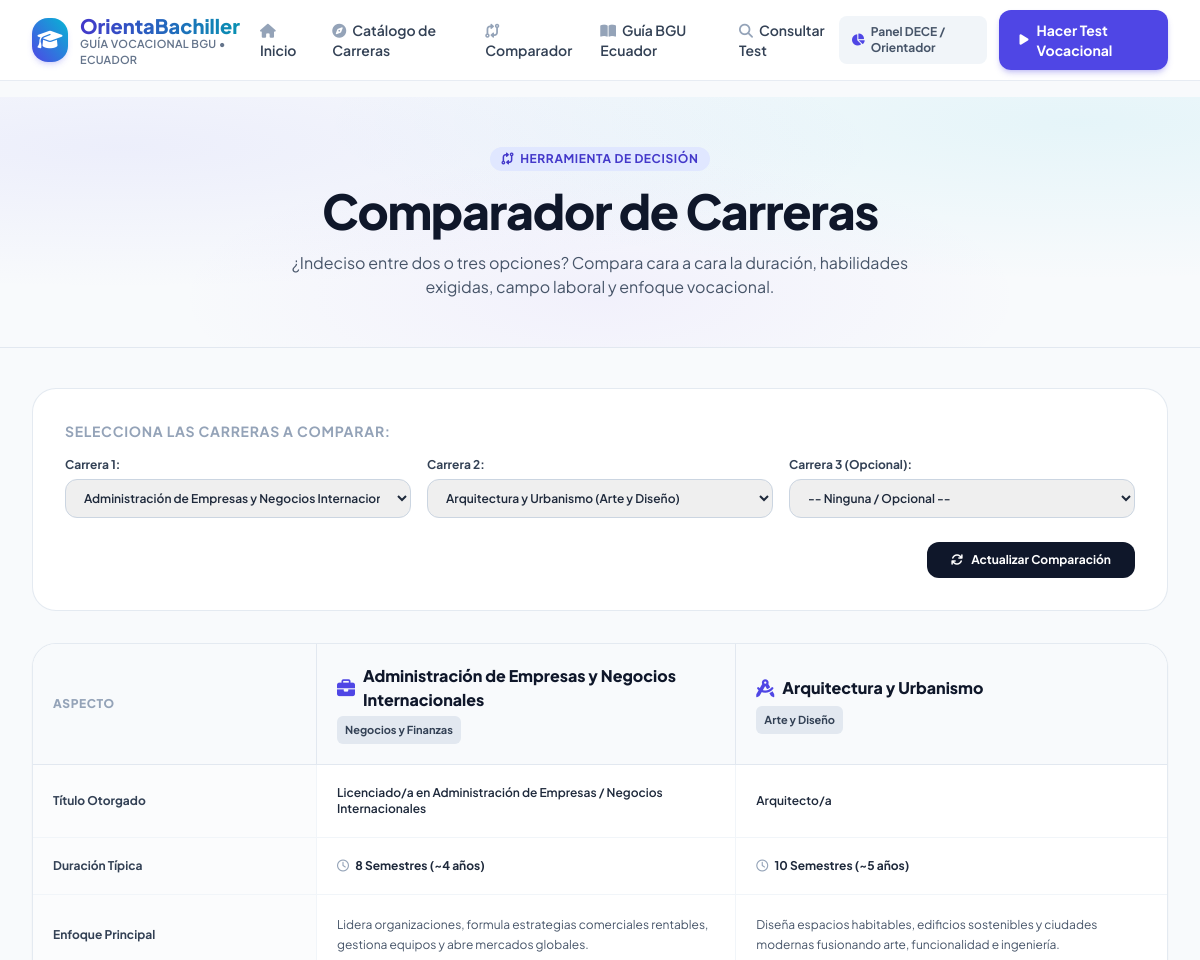
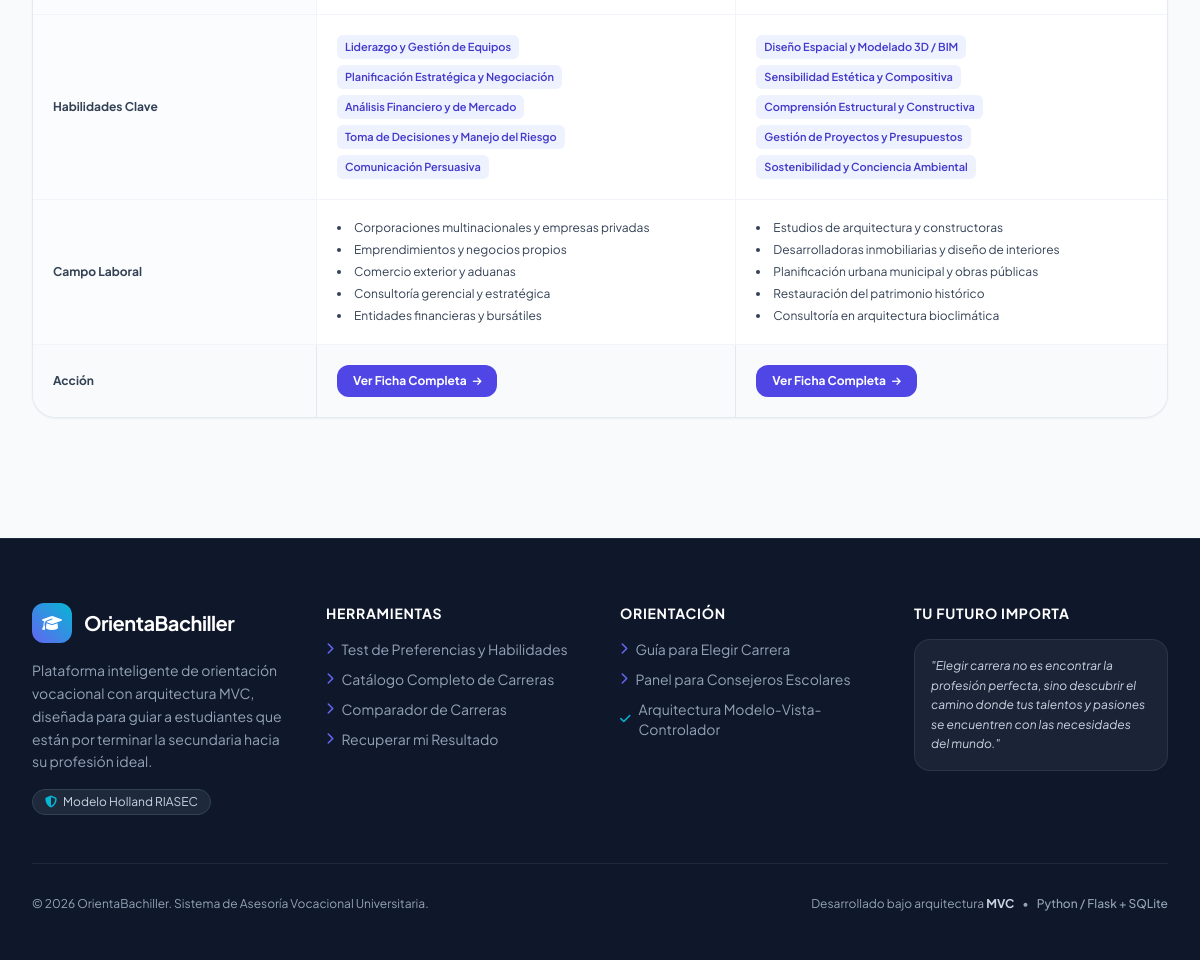
Page /comparador on the committed database (2 pictures, top to bottom).
### tables this page shows
CREATE TABLE careers (
        id INTEGER PRIMARY KEY AUTOINCREMENT,
        name TEXT NOT NULL,
        slug TEXT UNIQUE NOT NULL,
        category TEXT NOT NULL,
        icon TEXT NOT NULL,
        short_description TEXT NOT NULL,
        full_description TEXT NOT NULL,
        duration_semesters INTEGER NOT NULL,
        degree_title TEXT NOT NULL,
        labor_market TEXT NOT NULL,
        key_skills TEXT NOT NULL,
        typical_subjects TEXT NOT NULL,
        reasons_to_study TEXT NOT NULL,
        riasec_r REAL NOT NULL DEFAULT 0.0,
        riasec_i REAL NOT NULL DEFAULT 0.0,
        riasec_a REAL NOT NULL DEFAULT 0.0,
        riasec_s REAL NOT NULL DEFAULT 0.0,
        riasec_e REAL NOT NULL DEFAULT 0.0,
        riasec_c REAL NOT NULL DEFAULT 0.0,
        skill_logic_math REAL NOT NULL DEFAULT 0.0,
        skill_verbal REAL NOT NULL DEFAULT 0.0,
        skill_spatial_creative REAL NOT NULL DEFAULT 0.0,
        skill_social_leadership REAL NOT NULL DEFAULT 0.0,
        skill_technical_manual REAL NOT NULL DEFAULT 0.0,
        skill_scientific_research REAL NOT NULL DEFAULT 0.0
    );

### app/controllers/main_controller.py (the view)
@main_bp.route('/comparador')
def compare_careers():
    all_careers = Career.get_all()
    c1_id = request.args.get('c1', type=int)
    c2_id = request.args.get('c2', type=int)
    c3_id = request.args.get('c3', type=int)
    selected_ids = [cid for cid in [c1_id, c2_id, c3_id] if cid]
    if not selected_ids and len(all_careers) >= 2:
        selected_ids = [all_careers[0]['id'], all_careers[1]['id']]
    selected_careers = Career.get_multiple_by_ids(selected_ids)
    return render_template('careers/compare.html', all_careers=all_careers, selected_careers=selected_careers, selected_ids=selected_ids)

### app/models/career_model.py (called while the page is built)
    @staticmethod
    def _parse_row(row):
        if not row:
            return None
        item = dict(row)
        for field in ['labor_market', 'key_skills', 'typical_subjects', 'reasons_to_study']:
            if field in item and isinstance(item[field], str):
                try:
                    item[field] = json.loads(item[field])
                except Exception:
                    item[field] = []
        return item

    @classmethod
    def get_all(cls, category=None, search_term=None):
        conn = get_db_connection()
        query = "SELECT * FROM careers WHERE 1=1"
        params = []
        if category and category != 'all':
            query += " AND category = ?"
            params.append(category)
        if search_term:
            query += " AND (name LIKE ? OR short_description LIKE ? OR category LIKE ?)"
            term = f"%{search_term}%"
            params.extend([term, term, term])
        query += " ORDER BY name ASC"
        rows = conn.execute(query, params).fetchall()
        conn.close()
        return [cls._parse_row(r) for r in rows]

    @classmethod
    def get_multiple_by_ids(cls, ids):
        if not ids:
            return []
        conn = get_db_connection()
        placeholders = ','.join('?' for _ in ids)
        rows = conn.execute(f"SELECT * FROM careers WHERE id IN ({placeholders})", ids).fetchall()
        conn.close()
        careers_dict = {r['id']: cls._parse_row(r) for r in rows}
        return [careers_dict[cid] for cid in ids if cid in careers_dict]

### app/models/database.py (called while the page is built)
def get_db_connection():
    db_path = Config.DATABASE_PATH
    os.makedirs(os.path.dirname(db_path), exist_ok=True)
    conn = sqlite3.connect(db_path)
    conn.row_factory = sqlite3.Row
    return conn

### app/templates/careers/compare.html (shortened to what this page needs)
{% extends "base.html" %}
{% block content %}
<div class="bg-mesh-gradient py-12 border-b border-slate-200">
    <div class="max-w-7xl mx-auto px-4 sm:px-6 lg:px-8 text-center space-y-4">
        <span class="inline-flex items-center gap-1.5 px-3 py-1 rounded-full bg-brand-100 text-brand-700 text-xs font-bold uppercase tracking-wider">
            <i class="fa-solid fa-code-compare"></i> Herramienta de Decisión
        </span>
        <h1 class="text-3xl sm:text-5xl font-extrabold text-slate-900 tracking-tight">Comparador de Carreras</h1>
        <p class="text-base text-slate-600 max-w-2xl mx-auto">
            ¿Indeciso entre dos o tres opciones? Compara cara a cara la duración, habilidades exigidas, campo laboral y enfoque vocacional.
        </p>
    </div>
</div>
<div class="max-w-7xl mx-auto px-4 sm:px-6 lg:px-8 py-10 space-y-8">
    <div class="bg-white rounded-3xl p-6 sm:p-8 border border-slate-200/90 shadow-xs">
        <h2 class="text-sm font-bold uppercase tracking-wider text-slate-400 mb-4">Selecciona las carreras a comparar:</h2>
        <form action="{{ url_for('main.compare_careers') }}" method="GET" class="grid grid-cols-1 sm:grid-cols-3 gap-4">
            <div>
                <label class="block text-xs font-bold text-slate-700 mb-1.5">Carrera 1:</label>
                <select name="c1" class="w-full px-3.5 py-2.5 rounded-xl border border-slate-300 text-xs font-semibold text-slate-800 focus:border-brand-500 focus:ring-2 focus:ring-brand-200">
                    {% for c in all_careers %}
                    <option value="{{ c.id }}" {% if selected_ids|length > 0 and selected_ids[0] == c.id %}selected{% endif %}>
                        {{ c.name }} ({{ c.category }})
                    </option>
                    {% endfor %}
                </select>
            </div>
            <div>
                <label class="block text-xs font-bold text-slate-700 mb-1.5">Carrera 2:</label>
                <select name="c2" class="w-full px-3.5 py-2.5 rounded-xl border border-slate-300 text-xs font-semibold text-slate-800 focus:border-brand-500 focus:ring-2 focus:ring-brand-200">
                    {% for c in all_careers %}
                    <option value="{{ c.id }}" {% if selected_ids|length > 1 and selected_ids[1] == c.id %}selected{% endif %}>
                        {{ c.name }} ({{ c.category }})
                    </option>
                    {% endfor %}
                </select>
            </div>
            <div>
                <label class="block text-xs font-bold text-slate-700 mb-1.5">Carrera 3 (Opcional):</label>
                <select name="c3" class="w-full px-3.5 py-2.5 rounded-xl border border-slate-300 text-xs font-semibold text-slate-800 focus:border-brand-500 focus:ring-2 focus:ring-brand-200">
                    <option value="">-- Ninguna / Opcional --</option>
                </select>
            </div>
            <div class="sm:col-span-3 flex justify-end pt-2">
                <button type="submit" class="px-6 py-2.5 rounded-xl bg-slate-900 hover:bg-brand-600 text-white font-bold text-xs shadow-xs transition-colors">
                    <i class="fa-solid fa-arrows-rotate mr-1.5"></i> Actualizar Comparación
                </button>
            </div>
        </form>
    </div>
    {% if selected_careers %}
    <div class="bg-white rounded-3xl border border-slate-200/90 shadow-sm overflow-hidden">
        <div class="overflow-x-auto">
            <table class="w-full text-left border-collapse">
                <thead>
                    <tr class="bg-slate-50 border-b border-slate-200">
                        <th class="p-5 text-xs font-extrabold text-slate-400 uppercase tracking-wider w-1/4">Aspecto</th>
                        {% for sc in selected_careers %}
                        <th class="p-5 text-base font-extrabold text-slate-900 border-l border-slate-200">
                            <div class="flex items-center gap-2">
                                <i class="{{ sc.icon }} text-brand-600 text-lg"></i>
                                <span>{{ sc.name }}</span>
                            </div>
                            <span class="inline-block mt-1 text-[11px] font-bold px-2 py-0.5 rounded-md bg-slate-200 text-slate-700">
                                {{ sc.category }}
                            </span>
                        </th>
                        {% endfor %}
                    </tr>
                </thead>
                <tbody class="divide-y divide-slate-100 text-xs">
                    <tr>
                        <td class="p-5 font-bold text-slate-700 bg-slate-50/50">Título Otorgado</td>
                        {% for sc in selected_careers %}
                        <td class="p-5 text-slate-800 font-semibold border-l border-slate-100">
                            {{ sc.degree_title }}
                        </td>
                        {% endfor %}
                    </tr>
                    <tr>
                        <td class="p-5 font-bold text-slate-700 bg-slate-50/50">Duración Típica</td>
                        {% for sc in selected_careers %}
                        <td class="p-5 text-slate-800 font-bold border-l border-slate-100">
                            <i class="fa-regular fa-clock text-slate-400 mr-1"></i>
                            {{ sc.duration_semesters }} Semestres (~{{ sc.duration_semesters // 2 }} años)
                        </td>
                        {% endfor %}
                    </tr>
                    <tr>
                        <td class="p-5 font-bold text-slate-700 bg-slate-50/50">Enfoque Principal</td>
                        {% for sc in selected_careers %}
                        <td class="p-5 text-slate-600 leading-relaxed border-l border-slate-100">
                            {{ sc.short_description }}
                        </td>
                        {% endfor %}
                    </tr>
                    <tr>
                        <td class="p-5 font-bold text-slate-700 bg-slate-50/50">Habilidades Clave</td>
                        {% for sc in selected_careers %}
                        <td class="p-5 border-l border-slate-100">
                            <div class="flex flex-wrap gap-1.5">
                                {% for sk in sc.key_skills %}
                                <span class="bg-indigo-50 text-indigo-700 px-2 py-1 rounded-md font-semibold text-[11px]">
                                    {{ sk }}
                                </span>
                                {% endfor %}
                            </div>
                        </td>
                        {% endfor %}
                    </tr>
                    <tr>
                        <td class="p-5 font-bold text-slate-700 bg-slate-50/50">Campo Laboral</td>
                        {% for sc in selected_careers %}
                        <td class="p-5 border-l border-slate-100">
                            <ul class="space-y-1.5 list-disc list-inside text-slate-700">
                                {% for j in sc.labor_market %}
                                <li>{{ j }}</li>
                                {% endfor %}
                            </ul>
                        </td>
                        {% endfor %}
                    </tr>
                    <tr class="bg-slate-50">
                        <td class="p-5 font-bold text-slate-700">Acción</td>
                        {% for sc in selected_careers %}
                        <td class="p-5 border-l border-slate-200">
                            <a href="{{ url_for('main.career_detail', slug=sc.slug) }}" class="inline-flex items-center gap-1.5 px-4 py-2 rounded-xl bg-brand-600 hover:bg-brand-700 text-white font-bold text-xs shadow-xs transition-colors">
                                Ver Ficha Completa <i class="fa-solid fa-arrow-right text-[10px]"></i>
                            </a>
                        </td>
                        {% endfor %}
                    </tr>
                </tbody>
            </table>
        </div>
    </div>
    {% endif %}
</div>
{% endblock %}

### app/static/css/style.css (style rules this page uses)
.bg-mesh-gradient { background-color: #f8fafc; background-image: radial-gradient(at 10% 20%, rgba(99, 102, 241, 0.08) 0px, transparent 50%), radial-gradient(at 90% 10%, rgba(6, 182, 212, 0.08) 0px, transparent 50%), radial-gradient(at 50% 80%, rgba(139, 92, 246, 0.06) 0px, transparent 50%); }

### rows in the picture
careers: name "Administración de Empresas y Negocios Internacionales", category "Negocios y Finanzas", degree_title "Licenciado/a en Administración de Empresas / Negocios Internacionales", duration_semesters "8", duration_semesters "4", short_description "Lidera organizaciones, formula estrategias comerciales rentables, gestiona equipos y abre mercados globales.", key_skills "Liderazgo y Gestión de Equipos" "Planificación Estratégica y Negociación" "Análisis Financiero y de Mercado" "Toma de Decisiones y Manejo del Riesgo" "Comunicación Persuasiva", labor_market "Corporaciones multinacionales y empresas privadas" "Emprendimientos y negocios propios" "Comercio exterior y aduanas" "Consultoría gerencial y estratégica" "Entidades financieras y bursátiles"
careers: name "Arquitectura y Urbanismo", category "Arte y Diseño", degree_title "Arquitecto/a", duration_semesters "10", duration_semesters "5", short_description "Diseña espacios habitables, edificios sostenibles y ciudades modernas fusionando arte, funcionalidad e ingeniería.", key_skills "Diseño Espacial y Modelado 3D / BIM" "Sensibilidad Estética y Compositiva" "Comprensión Estructural y Constructiva" "Gestión de Proyectos y Presupuestos" "Sostenibilidad y Conciencia Ambiental", labor_market "Estudios de arquitectura y constructoras" "Desarrolladoras inmobiliarias y diseño de interiores" "Planificación urbana municipal y obras públicas" "Restauración del patrimonio histórico" "Consultoría en arquitectura bioclimática"

### other values in the picture
form field c1 "Administración de Empresas y Negocios Internacionales (Negocios y Finanzas)"
form field c2 "Arquitectura y Urbanismo (Arte y Diseño)"
